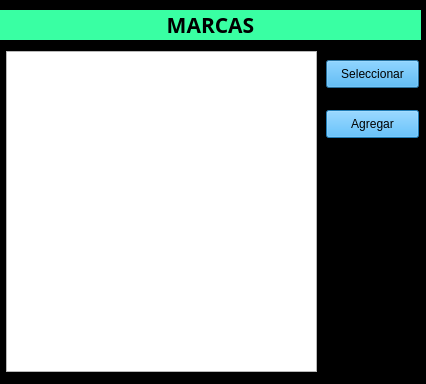
<?xml version="1.0" encoding="UTF-8"?>
<ui version="4.0">
 <class>ventana_Marca</class>
 <widget class="QDialog" name="ventana_Marca">
  <property name="geometry">
   <rect>
    <x>0</x>
    <y>0</y>
    <width>426</width>
    <height>384</height>
   </rect>
  </property>
  <property name="minimumSize">
   <size>
    <width>426</width>
    <height>384</height>
   </size>
  </property>
  <property name="maximumSize">
   <size>
    <width>426</width>
    <height>384</height>
   </size>
  </property>
  <property name="windowTitle">
   <string>Dialog</string>
  </property>
  <property name="styleSheet">
   <string notr="true">QDialog{
background-color:#000000
}</string>
  </property>
  <widget class="QPushButton" name="bt_SeleccionarMarca">
   <property name="geometry">
    <rect>
     <x>326</x>
     <y>60</y>
     <width>93</width>
     <height>28</height>
    </rect>
   </property>
   <property name="styleSheet">
    <string notr="true">QPushButton{
background-color:#2caeff;
}

QPushButton:hover{
background-color:#39ffa3;
}</string>
   </property>
   <property name="text">
    <string>Seleccionar</string>
   </property>
  </widget>
  <widget class="QLabel" name="label">
   <property name="geometry">
    <rect>
     <x>0</x>
     <y>10</y>
     <width>421</width>
     <height>30</height>
    </rect>
   </property>
   <property name="minimumSize">
    <size>
     <width>0</width>
     <height>30</height>
    </size>
   </property>
   <property name="maximumSize">
    <size>
     <width>16777215</width>
     <height>30</height>
    </size>
   </property>
   <property name="font">
    <font>
     <family>Goldman</family>
     <pointsize>16</pointsize>
     <weight>75</weight>
     <bold>true</bold>
    </font>
   </property>
   <property name="styleSheet">
    <string notr="true">QLabel{
background-color:#39ffa3
}</string>
   </property>
   <property name="text">
    <string>MARCAS</string>
   </property>
   <property name="alignment">
    <set>Qt::AlignCenter</set>
   </property>
  </widget>
  <widget class="QPushButton" name="bt_AgregarMarca">
   <property name="geometry">
    <rect>
     <x>326</x>
     <y>110</y>
     <width>93</width>
     <height>28</height>
    </rect>
   </property>
   <property name="styleSheet">
    <string notr="true">QPushButton{
background-color:#2caeff;
}

QPushButton:hover{
background-color:#39ffa3;
}</string>
   </property>
   <property name="text">
    <string>Agregar</string>
   </property>
  </widget>
  <widget class="QListView" name="listView_marcas">
   <property name="geometry">
    <rect>
     <x>6</x>
     <y>51</y>
     <width>311</width>
     <height>321</height>
    </rect>
   </property>
  </widget>
 </widget>
 <resources/>
 <connections/>
</ui>
